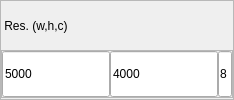
                  <widget class="QFrame" name="frme_cap_resolution_3">
                   <property name="frameShape">
                    <enum>QFrame::StyledPanel</enum>
                   </property>
                   <property name="frameShadow">
                    <enum>QFrame::Plain</enum>
                   </property>
                   <layout class="QGridLayout" name="layout_grid_frme_cap_res_3">
                    <property name="leftMargin">
                     <number>0</number>
                    </property>
                    <property name="topMargin">
                     <number>0</number>
                    </property>
                    <property name="rightMargin">
                     <number>0</number>
                    </property>
                    <property name="bottomMargin">
                     <number>1</number>
                    </property>
                    <property name="spacing">
                     <number>0</number>
                    </property>
                    <item row="0" column="0">
                     <widget class="QLabel" name="lbl_static_resolution_3">
                      <property name="text">
                       <string> Res. (w,h,c)</string>
                      </property>
                      <property name="alignment">
                       <set>Qt::AlignLeading|Qt::AlignLeft|Qt::AlignVCenter</set>
                      </property>
                     </widget>
                    </item>
                    <item row="1" column="0">
                     <widget class="QFrame" name="frme_whc_3">
                      <property name="sizePolicy">
                       <sizepolicy hsizetype="Preferred" vsizetype="Preferred">
                        <horstretch>0</horstretch>
                        <verstretch>0</verstretch>
                       </sizepolicy>
                      </property>
                      <property name="frameShape">
                       <enum>QFrame::StyledPanel</enum>
                      </property>
                      <property name="frameShadow">
                       <enum>QFrame::Raised</enum>
                      </property>
                      <layout class="QHBoxLayout" name="layout_hrz_frme_whc_3">
                       <property name="spacing">
                        <number>0</number>
                       </property>
                       <property name="leftMargin">
                        <number>0</number>
                       </property>
                       <property name="topMargin">
                        <number>0</number>
                       </property>
                       <property name="rightMargin">
                        <number>0</number>
                       </property>
                       <property name="bottomMargin">
                        <number>0</number>
                       </property>
                       <item>
                        <widget class="QLineEdit" name="ledit_cap_width_3">
                         <property name="sizePolicy">
                          <sizepolicy hsizetype="Preferred" vsizetype="Preferred">
                           <horstretch>0</horstretch>
                           <verstretch>0</verstretch>
                          </sizepolicy>
                         </property>
                         <property name="text">
                          <string>5000</string>
                         </property>
                         <property name="readOnly">
                          <bool>true</bool>
                         </property>
                        </widget>
                       </item>
                       <item>
                        <widget class="QLineEdit" name="ledit_cap_height_3">
                         <property name="sizePolicy">
                          <sizepolicy hsizetype="Preferred" vsizetype="Preferred">
                           <horstretch>0</horstretch>
                           <verstretch>0</verstretch>
                          </sizepolicy>
                         </property>
                         <property name="text">
                          <string>4000</string>
                         </property>
                         <property name="readOnly">
                          <bool>true</bool>
                         </property>
                        </widget>
                       </item>
                       <item>
                        <widget class="QLineEdit" name="ledit_cap_channels_3">
                         <property name="sizePolicy">
                          <sizepolicy hsizetype="Preferred" vsizetype="Preferred">
                           <horstretch>0</horstretch>
                           <verstretch>0</verstretch>
                          </sizepolicy>
                         </property>
                         <property name="maximumSize">
                          <size>
                           <width>14</width>
                           <height>16777215</height>
                          </size>
                         </property>
                         <property name="layoutDirection">
                          <enum>Qt::LeftToRight</enum>
                         </property>
                         <property name="text">
                          <string>8</string>
                         </property>
                         <property name="alignment">
                          <set>Qt::AlignRight|Qt::AlignTrailing|Qt::AlignVCenter</set>
                         </property>
                         <property name="readOnly">
                          <bool>true</bool>
                         </property>
                        </widget>
                       </item>
                      </layout>
                     </widget>
                    </item>
                   </layout>
                  </widget>
